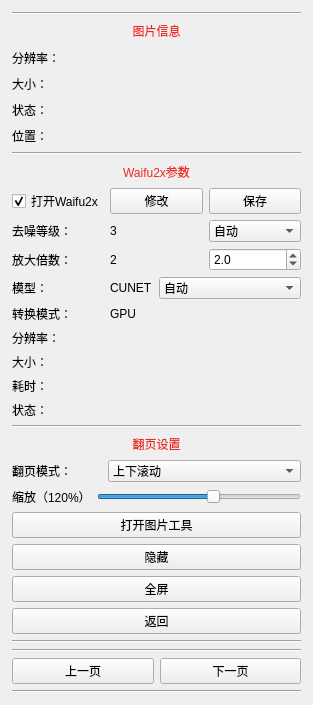
<?xml version="1.0" encoding="UTF-8"?>
<ui version="4.0">
 <class>ReadImg</class>
 <widget class="QWidget" name="ReadImg">
  <property name="geometry">
   <rect>
    <x>0</x>
    <y>0</y>
    <width>299</width>
    <height>705</height>
   </rect>
  </property>
  <property name="windowTitle">
   <string>Form</string>
  </property>
  <property name="autoFillBackground">
   <bool>false</bool>
  </property>
  <property name="styleSheet">
   <string notr="true"/>
  </property>
  <layout class="QGridLayout" name="gridLayout_2">
   <property name="leftMargin">
    <number>4</number>
   </property>
   <property name="topMargin">
    <number>4</number>
   </property>
   <property name="rightMargin">
    <number>4</number>
   </property>
   <property name="bottomMargin">
    <number>4</number>
   </property>
   <item row="0" column="0">
    <layout class="QHBoxLayout" name="horizontalLayout_2">
     <property name="spacing">
      <number>6</number>
     </property>
     <property name="leftMargin">
      <number>4</number>
     </property>
     <property name="topMargin">
      <number>4</number>
     </property>
     <property name="rightMargin">
      <number>4</number>
     </property>
     <property name="bottomMargin">
      <number>4</number>
     </property>
     <item>
      <layout class="QVBoxLayout" name="verticalLayout">
       <property name="spacing">
        <number>6</number>
       </property>
       <property name="sizeConstraint">
        <enum>QLayout::SetDefaultConstraint</enum>
       </property>
       <property name="leftMargin">
        <number>4</number>
       </property>
       <property name="topMargin">
        <number>4</number>
       </property>
       <property name="rightMargin">
        <number>4</number>
       </property>
       <property name="bottomMargin">
        <number>4</number>
       </property>
       <item>
        <widget class="Line" name="line_6">
         <property name="orientation">
          <enum>Qt::Horizontal</enum>
         </property>
        </widget>
       </item>
       <item>
        <widget class="QLabel" name="label_4">
         <property name="styleSheet">
          <string notr="true">color: #ee2a24</string>
         </property>
         <property name="text">
          <string>图片信息</string>
         </property>
         <property name="alignment">
          <set>Qt::AlignCenter</set>
         </property>
        </widget>
       </item>
       <item>
        <widget class="QLabel" name="resolutionLabel">
         <property name="styleSheet">
          <string notr="true"/>
         </property>
         <property name="text">
          <string>分辨率：</string>
         </property>
        </widget>
       </item>
       <item>
        <widget class="QLabel" name="sizeLabel">
         <property name="text">
          <string>大小：</string>
         </property>
        </widget>
       </item>
       <item>
        <widget class="QLabel" name="stateLable">
         <property name="text">
          <string>状态：</string>
         </property>
        </widget>
       </item>
       <item>
        <widget class="QLabel" name="epsLabel">
         <property name="minimumSize">
          <size>
           <width>0</width>
           <height>20</height>
          </size>
         </property>
         <property name="maximumSize">
          <size>
           <width>16777215</width>
           <height>20</height>
          </size>
         </property>
         <property name="text">
          <string>位置：</string>
         </property>
        </widget>
       </item>
       <item>
        <widget class="Line" name="line">
         <property name="orientation">
          <enum>Qt::Horizontal</enum>
         </property>
        </widget>
       </item>
       <item>
        <widget class="QLabel" name="label">
         <property name="styleSheet">
          <string notr="true">color: #ee2a24</string>
         </property>
         <property name="text">
          <string>Waifu2x参数</string>
         </property>
         <property name="alignment">
          <set>Qt::AlignCenter</set>
         </property>
        </widget>
       </item>
       <item>
        <layout class="QGridLayout" name="gridLayout">
         <item row="5" column="0">
          <widget class="QLabel" name="resolutionWaifu">
           <property name="text">
            <string>分辨率：</string>
           </property>
          </widget>
         </item>
         <item row="1" column="1">
          <layout class="QHBoxLayout" name="horizontalLayout_3">
           <item>
            <widget class="QLabel" name="noiseLabel">
             <property name="text">
              <string>3</string>
             </property>
            </widget>
           </item>
           <item>
            <widget class="QComboBox" name="noiseBox">
             <item>
              <property name="text">
               <string>自动</string>
              </property>
             </item>
             <item>
              <property name="text">
               <string>0</string>
              </property>
             </item>
             <item>
              <property name="text">
               <string>1</string>
              </property>
             </item>
             <item>
              <property name="text">
               <string>2</string>
              </property>
             </item>
             <item>
              <property name="text">
               <string>3</string>
              </property>
             </item>
            </widget>
           </item>
          </layout>
         </item>
         <item row="0" column="0">
          <widget class="QCheckBox" name="checkBox">
           <property name="styleSheet">
            <string notr="true"/>
           </property>
           <property name="text">
            <string>打开Waifu2x</string>
           </property>
           <property name="checked">
            <bool>true</bool>
           </property>
          </widget>
         </item>
         <item row="6" column="0">
          <widget class="QLabel" name="sizeWaifu">
           <property name="text">
            <string>大小：</string>
           </property>
          </widget>
         </item>
         <item row="3" column="0">
          <widget class="QLabel" name="label_8">
           <property name="maximumSize">
            <size>
             <width>35</width>
             <height>16777215</height>
            </size>
           </property>
           <property name="text">
            <string>模型：</string>
           </property>
          </widget>
         </item>
         <item row="2" column="0">
          <widget class="QLabel" name="label_3">
           <property name="text">
            <string>放大倍数：</string>
           </property>
          </widget>
         </item>
         <item row="8" column="0">
          <widget class="QLabel" name="stateWaifu">
           <property name="text">
            <string>状态：</string>
           </property>
          </widget>
         </item>
         <item row="2" column="1">
          <layout class="QHBoxLayout" name="horizontalLayout_6">
           <item>
            <widget class="QLabel" name="scaleLabel">
             <property name="text">
              <string>2</string>
             </property>
            </widget>
           </item>
           <item>
            <widget class="QDoubleSpinBox" name="scaleBox">
             <property name="decimals">
              <number>1</number>
             </property>
             <property name="maximum">
              <double>32.000000000000000</double>
             </property>
             <property name="singleStep">
              <double>0.100000000000000</double>
             </property>
             <property name="value">
              <double>2.000000000000000</double>
             </property>
            </widget>
           </item>
          </layout>
         </item>
         <item row="1" column="0">
          <widget class="QLabel" name="label_2">
           <property name="text">
            <string>去噪等级：</string>
           </property>
          </widget>
         </item>
         <item row="7" column="0">
          <widget class="QLabel" name="tickLabel">
           <property name="text">
            <string>耗时：</string>
           </property>
          </widget>
         </item>
         <item row="4" column="0">
          <widget class="QLabel" name="label_9">
           <property name="text">
            <string>转换模式：</string>
           </property>
          </widget>
         </item>
         <item row="3" column="1">
          <layout class="QHBoxLayout" name="horizontalLayout_8">
           <item>
            <widget class="QLabel" name="modelLabel">
             <property name="text">
              <string>CUNET</string>
             </property>
            </widget>
           </item>
           <item>
            <widget class="QComboBox" name="modelBox">
             <item>
              <property name="text">
               <string>自动</string>
              </property>
             </item>
             <item>
              <property name="text">
               <string>cunet</string>
              </property>
             </item>
             <item>
              <property name="text">
               <string>photo</string>
              </property>
             </item>
             <item>
              <property name="text">
               <string>anime_style_art_rgb</string>
              </property>
             </item>
            </widget>
           </item>
          </layout>
         </item>
         <item row="4" column="1">
          <widget class="QLabel" name="gpuLabel">
           <property name="text">
            <string>GPU</string>
           </property>
          </widget>
         </item>
         <item row="5" column="1">
          <widget class="QLabel" name="waifu2xRes">
           <property name="text">
            <string/>
           </property>
          </widget>
         </item>
         <item row="6" column="1">
          <widget class="QLabel" name="waifu2xSize">
           <property name="text">
            <string/>
           </property>
          </widget>
         </item>
         <item row="7" column="1">
          <widget class="QLabel" name="waifu2xTick">
           <property name="text">
            <string/>
           </property>
          </widget>
         </item>
         <item row="8" column="1">
          <widget class="QLabel" name="waifu2xStatus">
           <property name="text">
            <string/>
           </property>
          </widget>
         </item>
         <item row="0" column="1">
          <layout class="QHBoxLayout" name="horizontalLayout_9">
           <item>
            <widget class="QPushButton" name="waifu2xSave">
             <property name="text">
              <string>修改</string>
             </property>
            </widget>
           </item>
           <item>
            <widget class="QPushButton" name="waifu2xCancle">
             <property name="text">
              <string>保存</string>
             </property>
            </widget>
           </item>
          </layout>
         </item>
        </layout>
       </item>
       <item>
        <widget class="Line" name="line_2">
         <property name="orientation">
          <enum>Qt::Horizontal</enum>
         </property>
        </widget>
       </item>
       <item>
        <widget class="QLabel" name="label_6">
         <property name="styleSheet">
          <string notr="true">color: #ee2a24</string>
         </property>
         <property name="text">
          <string>翻页设置</string>
         </property>
         <property name="alignment">
          <set>Qt::AlignCenter</set>
         </property>
        </widget>
       </item>
       <item>
        <layout class="QHBoxLayout" name="horizontalLayout_4">
         <item>
          <widget class="QLabel" name="label_5">
           <property name="maximumSize">
            <size>
             <width>90</width>
             <height>16777215</height>
            </size>
           </property>
           <property name="styleSheet">
            <string notr="true"/>
           </property>
           <property name="text">
            <string>翻页模式：</string>
           </property>
           <property name="alignment">
            <set>Qt::AlignLeading|Qt::AlignLeft|Qt::AlignVCenter</set>
           </property>
          </widget>
         </item>
         <item>
          <widget class="QComboBox" name="comboBox">
           <item>
            <property name="text">
             <string>上下滚动</string>
            </property>
           </item>
           <item>
            <property name="text">
             <string>默认</string>
            </property>
           </item>
           <item>
            <property name="text">
             <string>左右双页</string>
            </property>
           </item>
           <item>
            <property name="text">
             <string>右左双页</string>
            </property>
           </item>
           <item>
            <property name="text">
             <string>左右滚动</string>
            </property>
           </item>
           <item>
            <property name="text">
             <string>右左滚动</string>
            </property>
           </item>
          </widget>
         </item>
        </layout>
       </item>
       <item>
        <layout class="QHBoxLayout" name="horizontalLayout_10">
         <item>
          <widget class="QLabel" name="zoomLabel">
           <property name="text">
            <string>缩放（120%）</string>
           </property>
          </widget>
         </item>
         <item>
          <widget class="QSlider" name="zoomSlider">
           <property name="styleSheet">
            <string notr="true"/>
           </property>
           <property name="minimum">
            <number>10</number>
           </property>
           <property name="maximum">
            <number>200</number>
           </property>
           <property name="singleStep">
            <number>10</number>
           </property>
           <property name="value">
            <number>120</number>
           </property>
           <property name="orientation">
            <enum>Qt::Horizontal</enum>
           </property>
          </widget>
         </item>
        </layout>
       </item>
       <item>
        <widget class="QPushButton" name="copyButton">
         <property name="styleSheet">
          <string notr="true"/>
         </property>
         <property name="text">
          <string>打开图片工具</string>
         </property>
        </widget>
       </item>
       <item>
        <widget class="QPushButton" name="pushButton_2">
         <property name="text">
          <string>隐藏</string>
         </property>
        </widget>
       </item>
       <item>
        <widget class="QPushButton" name="fullButton">
         <property name="text">
          <string>全屏</string>
         </property>
        </widget>
       </item>
       <item>
        <widget class="QPushButton" name="returePage">
         <property name="minimumSize">
          <size>
           <width>0</width>
           <height>0</height>
          </size>
         </property>
         <property name="maximumSize">
          <size>
           <width>16777215</width>
           <height>16777215</height>
          </size>
         </property>
         <property name="text">
          <string>返回</string>
         </property>
        </widget>
       </item>
       <item>
        <widget class="Line" name="line_5">
         <property name="orientation">
          <enum>Qt::Horizontal</enum>
         </property>
        </widget>
       </item>
       <item>
        <layout class="QHBoxLayout" name="horizontalLayout_7"/>
       </item>
       <item>
        <widget class="Line" name="line_7">
         <property name="orientation">
          <enum>Qt::Horizontal</enum>
         </property>
        </widget>
       </item>
       <item>
        <layout class="QHBoxLayout" name="horizontalLayout">
         <item>
          <widget class="QPushButton" name="lastPage">
           <property name="minimumSize">
            <size>
             <width>0</width>
             <height>0</height>
            </size>
           </property>
           <property name="maximumSize">
            <size>
             <width>16777215</width>
             <height>16777215</height>
            </size>
           </property>
           <property name="text">
            <string>上一页</string>
           </property>
          </widget>
         </item>
         <item>
          <widget class="QPushButton" name="nextPage">
           <property name="minimumSize">
            <size>
             <width>0</width>
             <height>0</height>
            </size>
           </property>
           <property name="maximumSize">
            <size>
             <width>16777215</width>
             <height>16777215</height>
            </size>
           </property>
           <property name="text">
            <string>下一页</string>
           </property>
          </widget>
         </item>
        </layout>
       </item>
       <item>
        <widget class="Line" name="line_4">
         <property name="orientation">
          <enum>Qt::Horizontal</enum>
         </property>
        </widget>
       </item>
      </layout>
     </item>
    </layout>
   </item>
  </layout>
 </widget>
 <resources/>
 <connections>
  <connection>
   <sender>lastPage</sender>
   <signal>clicked()</signal>
   <receiver>ReadImg</receiver>
   <slot>LastPage()</slot>
   <hints>
    <hint type="sourcelabel">
     <x>100</x>
     <y>681</y>
    </hint>
    <hint type="destinationlabel">
     <x>181</x>
     <y>488</y>
    </hint>
   </hints>
  </connection>
  <connection>
   <sender>copyButton</sender>
   <signal>clicked()</signal>
   <receiver>ReadImg</receiver>
   <slot>CopyPicture()</slot>
   <hints>
    <hint type="sourcelabel">
     <x>193</x>
     <y>520</y>
    </hint>
    <hint type="destinationlabel">
     <x>181</x>
     <y>571</y>
    </hint>
   </hints>
  </connection>
  <connection>
   <sender>nextPage</sender>
   <signal>clicked()</signal>
   <receiver>ReadImg</receiver>
   <slot>NextPage()</slot>
   <hints>
    <hint type="sourcelabel">
     <x>265</x>
     <y>681</y>
    </hint>
    <hint type="destinationlabel">
     <x>181</x>
     <y>479</y>
    </hint>
   </hints>
  </connection>
  <connection>
   <sender>pushButton_2</sender>
   <signal>clicked()</signal>
   <receiver>ReadImg</receiver>
   <slot>hide()</slot>
   <hints>
    <hint type="sourcelabel">
     <x>165</x>
     <y>549</y>
    </hint>
    <hint type="destinationlabel">
     <x>105</x>
     <y>392</y>
    </hint>
   </hints>
  </connection>
  <connection>
   <sender>returePage</sender>
   <signal>clicked()</signal>
   <receiver>ReadImg</receiver>
   <slot>ReturnPage()</slot>
   <hints>
    <hint type="sourcelabel">
     <x>202</x>
     <y>607</y>
    </hint>
    <hint type="destinationlabel">
     <x>181</x>
     <y>455</y>
    </hint>
   </hints>
  </connection>
  <connection>
   <sender>checkBox</sender>
   <signal>clicked()</signal>
   <receiver>ReadImg</receiver>
   <slot>OpenWaifu()</slot>
   <hints>
    <hint type="sourcelabel">
     <x>72</x>
     <y>210</y>
    </hint>
    <hint type="destinationlabel">
     <x>181</x>
     <y>318</y>
    </hint>
   </hints>
  </connection>
  <connection>
   <sender>fullButton</sender>
   <signal>clicked()</signal>
   <receiver>ReadImg</receiver>
   <slot>FullScreen()</slot>
   <hints>
    <hint type="sourcelabel">
     <x>113</x>
     <y>578</y>
    </hint>
    <hint type="destinationlabel">
     <x>278</x>
     <y>466</y>
    </hint>
   </hints>
  </connection>
  <connection>
   <sender>waifu2xSave</sender>
   <signal>clicked()</signal>
   <receiver>ReadImg</receiver>
   <slot>Waifu2xSave()</slot>
   <hints>
    <hint type="sourcelabel">
     <x>156</x>
     <y>201</y>
    </hint>
    <hint type="destinationlabel">
     <x>296</x>
     <y>171</y>
    </hint>
   </hints>
  </connection>
  <connection>
   <sender>waifu2xCancle</sender>
   <signal>clicked()</signal>
   <receiver>ReadImg</receiver>
   <slot>Waifu2xCancle()</slot>
   <hints>
    <hint type="sourcelabel">
     <x>221</x>
     <y>201</y>
    </hint>
    <hint type="destinationlabel">
     <x>409</x>
     <y>203</y>
    </hint>
   </hints>
  </connection>
  <connection>
   <sender>zoomSlider</sender>
   <signal>valueChanged(int)</signal>
   <receiver>ReadImg</receiver>
   <slot>ScalePicture()</slot>
   <hints>
    <hint type="sourcelabel">
     <x>208</x>
     <y>490</y>
    </hint>
    <hint type="destinationlabel">
     <x>494</x>
     <y>433</y>
    </hint>
   </hints>
  </connection>
  <connection>
   <sender>comboBox</sender>
   <signal>currentIndexChanged(int)</signal>
   <receiver>ReadImg</receiver>
   <slot>ChangeReadMode()</slot>
   <hints>
    <hint type="sourcelabel">
     <x>183</x>
     <y>449</y>
    </hint>
    <hint type="destinationlabel">
     <x>532</x>
     <y>420</y>
    </hint>
   </hints>
  </connection>
 </connections>
 <slots>
  <slot>LastPage()</slot>
  <slot>NextPage()</slot>
  <slot>ReturnPage()</slot>
  <slot>SwitchPicture()</slot>
  <slot>CopyPicture()</slot>
  <slot>SwitchWaifu()</slot>
  <slot>OpenWaifu()</slot>
  <slot>ReduceScalePic()</slot>
  <slot>AddScalePic()</slot>
  <slot>OpenLastEps()</slot>
  <slot>OpenNextEps()</slot>
  <slot>SwitchModel()</slot>
  <slot>FullScreen()</slot>
  <slot>Waifu2xSave()</slot>
  <slot>Waifu2xCancle()</slot>
  <slot>ScalePicture()</slot>
  <slot>ChangeReadMode()</slot>
 </slots>
 <buttongroups>
  <buttongroup name="buttonGroup"/>
 </buttongroups>
</ui>
